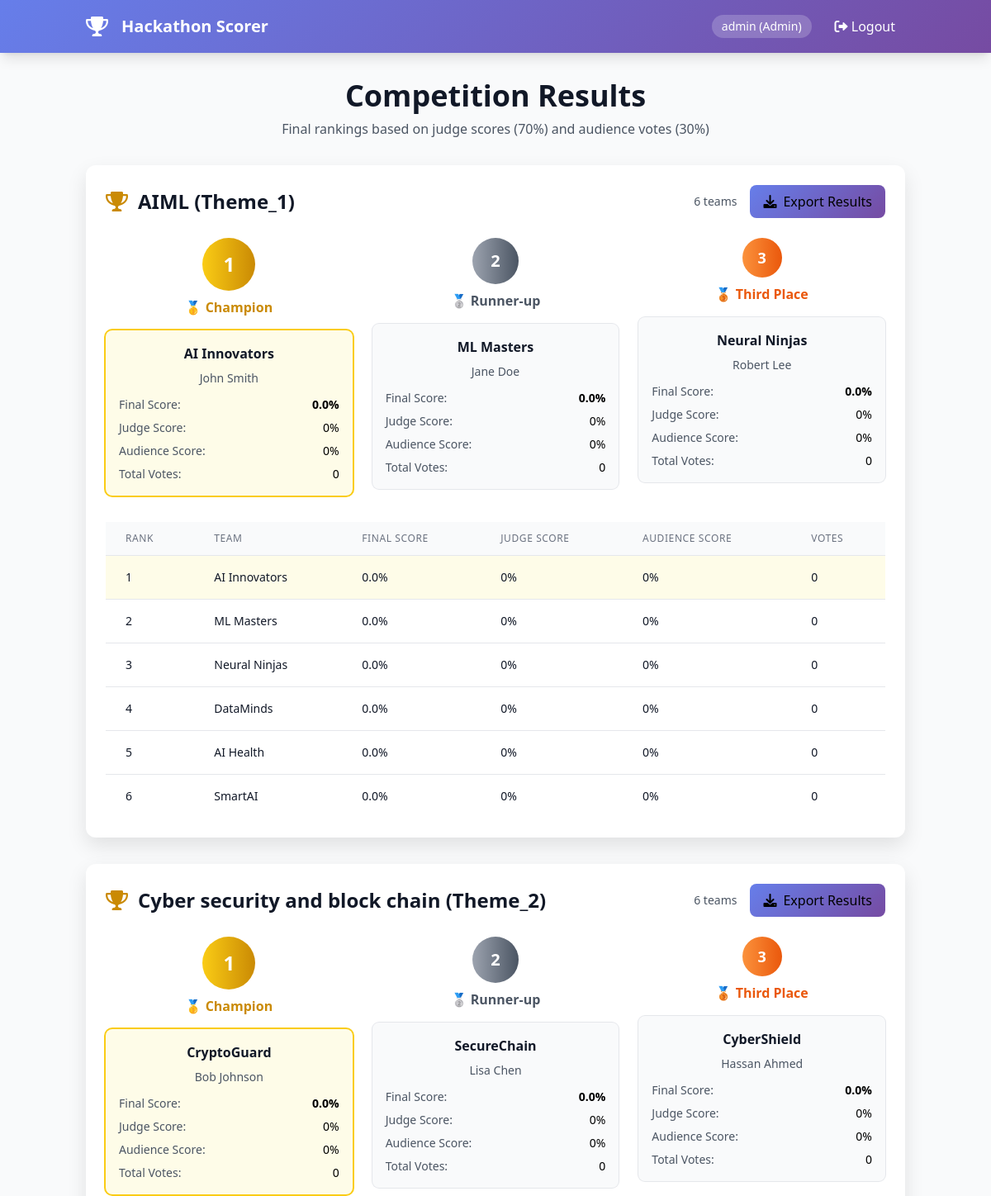
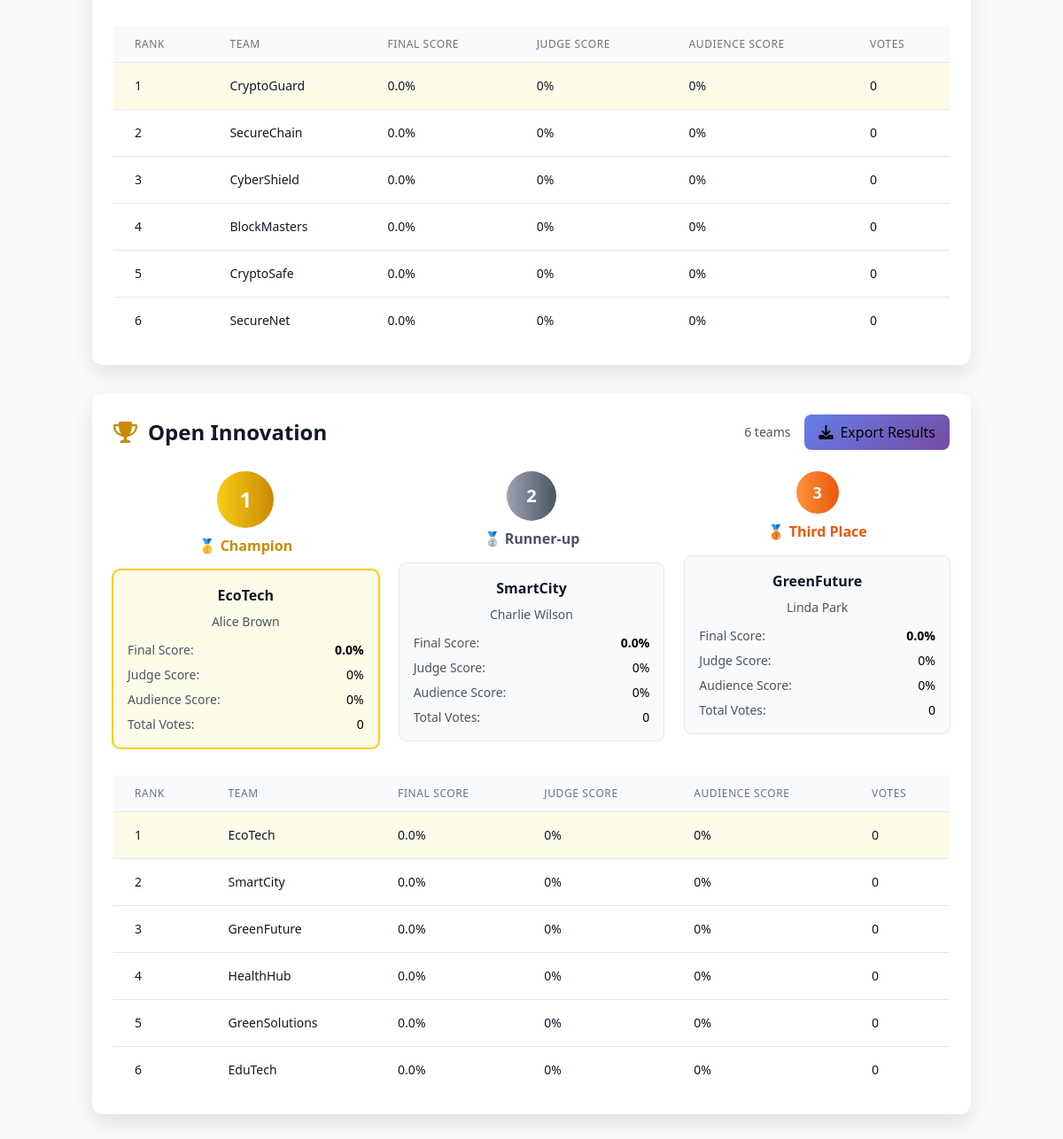
The page /results (signed in) on the database its author committed (2 pictures, top to bottom).
### app.py (models this page shows, shortened)
class User(UserMixin, db.Model):
    __tablename__ = 'users'
    id = db.Column(db.Integer, primary_key=True)
    username = db.Column(db.String(100), unique=True, nullable=False)
    password_hash = db.Column(db.String(200), nullable=False)
    role = db.Column(db.String(20), nullable=False)
    team_id = db.Column(db.Integer, db.ForeignKey('teams.id'), nullable=True)
    assigned_theme = db.Column(db.String(100), nullable=True)  # For judges' assigned theme

class Team(db.Model):
    __tablename__ = 'teams'
    id = db.Column(db.Integer, primary_key=True)
    name = db.Column(db.String(200), unique=True, nullable=False)
    theme = db.Column(db.String(100), nullable=False)
    leader_name = db.Column(db.String(100), nullable=False)
    description = db.Column(db.Text)
    members = db.Column(db.Text)  # Comma-separated list of member names
    created_at = db.Column(db.DateTime, default=lambda: datetime.now(UTC))
    judge_id = db.Column(db.Integer, db.ForeignKey('users.id'), nullable=True)  # Link to assigned judge
    scores = db.relationship('JudgeScore', backref='team', lazy=True)
    votes = db.relationship('Vote', backref='team', lazy=True)
    judge = db.relationship('User', foreign_keys=[judge_id], backref='assigned_teams')

### app.py (the view)
@app.route('/results')
@login_required
def results():
    if not current_user.is_authenticated:
        return redirect(url_for('login'))
    fixed_themes = ["AIML (Theme_1)", "Cyber security and block chain (Theme_2)", "Open Innovation"]
    results = {}
    user_theme = None
    if current_user.role == 'team_leader' and current_user.team_id:
        user_team = Team.query.get(current_user.team_id)
        if user_team:
            user_theme = user_team.theme
    themes_to_show = fixed_themes
    if current_user.role == 'team_leader':
        themes_to_show = [user_theme] if user_theme else []
    for theme in themes_to_show:
        teams = Team.query.filter_by(theme=theme).all()
        theme_results = []
        for team in teams:
            judge_scores = JudgeScore.query.filter_by(team_id=team.id).all()
            avg_judge_score = 0
            if judge_scores:
                total = sum(score.total_score for score in judge_scores)
                avg_judge_score = (total / len(judge_scores)) / 50 * 100
            votes = Vote.query.filter_by(team_id=team.id).all()
            vote_count = len(votes)
            vote_sum = sum(vote.score for vote in votes) if votes else 0
            avg_audience_score = (vote_sum / (vote_count * 5) * 100) if vote_count > 0 else 0
            final_score = (avg_judge_score * 0.7) + (avg_audience_score * 0.3)
            theme_results.append({
                'team': team,
                'final_score': round(final_score, 1),
                'judge_percentage': round(avg_judge_score, 1),
                'audience_percentage': round(avg_audience_score, 1),
                'vote_count': vote_count
            })
        results[theme] = sorted(
            theme_results,
            key=lambda x: x['final_score'],
            reverse=True
        )
    return render_template('results.html', results=results)

### app.py (called while the page is built)
@login_manager.user_loader
def load_user(user_id):
    return db.session.get(User, int(user_id))

### templates/results.html (shortened to what this page needs)
{% extends "base.html" %}
{% block content %}
<div class="space-y-8">
    <div class="text-center">
        <h1 class="text-4xl font-bold text-gray-900 mb-2">Competition Results</h1>
        <p class="text-gray-600">Final rankings based on judge scores (70%) and audience votes (30%)</p>
    </div>
    {% for theme, teams in results.items() %}
    <div class="bg-white rounded-xl card-shadow p-6">
        <div class="flex justify-between items-center mb-6">
            <h2 class="text-2xl font-bold text-gray-900 flex items-center">
                <i class="fas fa-trophy mr-3 text-yellow-600"></i>{{ theme }}
            </h2>
            <div class="flex items-center gap-4">
                <div class="text-sm text-gray-600">
                    {{ teams|length }} teams
                </div>
                <button class="btn btn-primary export-btn px-4 py-2 rounded-lg flex items-center gap-2" data-theme="{{ theme }}">
                    <i class="fas fa-download"></i>
                    Export Results
                </button>
            </div>
        </div>
        <div class="grid grid-cols-1 md:grid-cols-3 gap-6 mb-8">
            {% for team_data in teams[:3] %}
            <div class="relative">
                <div class="text-center mb-4">
                    {% if loop.index == 1 %}
                        <div class="w-16 h-16 mx-auto bg-gradient-to-r from-yellow-400 to-yellow-600 rounded-full flex items-center justify-center text-2xl font-bold text-white mb-2">1</div>
                        <div class="text-yellow-600 font-semibold">🥇 Champion</div>
                    {% elif loop.index == 2 %}
                        <div class="w-14 h-14 mx-auto bg-gradient-to-r from-gray-400 to-gray-600 rounded-full flex items-center justify-center text-xl font-bold text-white mb-2">2</div>
                        <div class="text-gray-600 font-semibold">🥈 Runner-up</div>
                    {% else %}
                        <div class="w-12 h-12 mx-auto bg-gradient-to-r from-orange-400 to-orange-600 rounded-full flex items-center justify-center text-lg font-bold text-white mb-2">3</div>
                        <div class="text-orange-600 font-semibold">🥉 Third Place</div>
                    {% endif %}
                </div>
                <div class="bg-gray-50 rounded-lg p-4 {{ 'ring-2 ring-yellow-400 bg-yellow-50' if loop.index == 1 else 'ring-1 ring-gray-200' }}">
                    <h3 class="font-bold text-gray-900 text-center mb-2">{{ team_data.team.name }}</h3>
                    <p class="text-sm text-gray-600 text-center mb-3">{{ team_data.team.leader_name }}</p>
                    <div class="space-y-2 text-sm">
                        <div class="flex justify-between">
                            <span class="text-gray-600">Final Score:</span>
                            <span class="font-semibold">{{ team_data.final_score }}%</span>
                        </div>
                        <div class="flex justify-between">
                            <span class="text-gray-600">Judge Score:</span>
                            <span>{{ team_data.judge_percentage }}%</span>
                        </div>
                        <div class="flex justify-between">
                            <span class="text-gray-600">Audience Score:</span>
                            <span>{{ team_data.audience_percentage }}%</span>
                        </div>
                        <div class="flex justify-between">
                            <span class="text-gray-600">Total Votes:</span>
                            <span>{{ team_data.vote_count }}</span>
                        </div>
                    </div>
                </div>
            </div>
            {% endfor %}
        </div>
        <div class="overflow-x-auto">
            <table class="min-w-full divide-y divide-gray-200">
                <thead>
                    <tr>
                        <th class="px-6 py-3 bg-gray-50 text-left text-xs font-medium text-gray-500 uppercase tracking-wider">Rank</th>
                        <th class="px-6 py-3 bg-gray-50 text-left text-xs font-medium text-gray-500 uppercase tracking-wider">Team</th>
                        <th class="px-6 py-3 bg-gray-50 text-left text-xs font-medium text-gray-500 uppercase tracking-wider">Final Score</th>
                        <th class="px-6 py-3 bg-gray-50 text-left text-xs font-medium text-gray-500 uppercase tracking-wider">Judge Score</th>
                        <th class="px-6 py-3 bg-gray-50 text-left text-xs font-medium text-gray-500 uppercase tracking-wider">Audience Score</th>
                        <th class="px-6 py-3 bg-gray-50 text-left text-xs font-medium text-gray-500 uppercase tracking-wider">Votes</th>
                    </tr>
                </thead>
                <tbody class="bg-white divide-y divide-gray-200">
                    {% for team_data in teams %}
                    <tr class="{{ 'bg-yellow-50' if loop.index == 1 }}">
                        <td class="px-6 py-4 whitespace-nowrap text-sm font-medium text-gray-900">{{ loop.index }}</td>
                        <td class="px-6 py-4 whitespace-nowrap text-sm text-gray-900">{{ team_data.team.name }}</td>
                        <td class="px-6 py-4 whitespace-nowrap text-sm text-gray-900">{{ team_data.final_score }}%</td>
                        <td class="px-6 py-4 whitespace-nowrap text-sm text-gray-900">{{ team_data.judge_percentage }}%</td>
                        <td class="px-6 py-4 whitespace-nowrap text-sm text-gray-900">{{ team_data.audience_percentage }}%</td>
                        <td class="px-6 py-4 whitespace-nowrap text-sm text-gray-900">{{ team_data.vote_count }}</td>
                    </tr>
                    {% endfor %}
                </tbody>
            </table>
        </div>
    </div>
    {% endfor %}
</div>
{% endblock %}

### templates/base.html (shortened to what this page needs)
<!DOCTYPE html>
<html lang="en">
<head>
    <script src="https://cdn.tailwindcss.com"></script>
    <link rel="stylesheet" href="https://cdnjs.cloudflare.com/ajax/libs/font-awesome/6.0.0/css/all.min.css">
</head>
<body class="bg-gray-50 min-h-screen">
    {% if current_user.is_authenticated %}
    <nav class="gradient-bg text-white shadow-lg">
        <div class="container mx-auto px-4">
            <div class="flex justify-between items-center py-4">
                <div class="flex items-center space-x-4">
                    <i class="fas fa-trophy text-2xl"></i>
                    <h1 class="text-xl font-bold">Hackathon Scorer</h1>
                </div>
                <div class="flex items-center space-x-4">
                    <span class="bg-white/20 px-3 py-1 rounded-full text-sm">
                        {{ current_user.username }} ({{ current_user.role.title() }})
                    </span>
                    <a href="{{ url_for('logout') }}" class="hover:bg-white/20 px-3 py-1 rounded transition">
                        <i class="fas fa-sign-out-alt"></i> Logout
                    </a>
                </div>
            </div>
        </div>
    </nav>
    {% endif %}
    <main class="container mx-auto px-4 py-8">
        {% block content %}{% endblock %}
    </main>
</body>
</html>

### templates/base.html (style rules this page uses)
.gradient-bg { background: linear-gradient(135deg, #667eea 0%, #764ba2 100%); }
.card-shadow { box-shadow: 0 10px 25px rgba(0,0,0,0.1); }
.btn-primary { background: linear-gradient(135deg, #667eea 0%, #764ba2 100%); transition: all 0.3s ease; }

### rows shown on the page
User: username "admin", role "Admin"
Team: team.name "AI Innovators", team.leader_name "John Smith", team.name "AI Innovators"
Team: team.name "ML Masters", team.leader_name "Jane Doe", team.name "ML Masters"
Team: team.name "Neural Ninjas", team.leader_name "Robert Lee", team.name "Neural Ninjas"
Team: team.name "DataMinds"
Team: team.name "AI Health"
Team: team.name "SmartAI"
Team: team.name "CryptoGuard", team.leader_name "Bob Johnson", team.name "CryptoGuard"
Team: team.name "SecureChain", team.leader_name "Lisa Chen", team.name "SecureChain"
Team: team.name "CyberShield", team.leader_name "Hassan Ahmed", team.name "CyberShield"
Team: team.name "BlockMasters"
Team: team.name "CryptoSafe"
Team: team.name "SecureNet"
Team: team.name "EcoTech", team.leader_name "Alice Brown", team.name "EcoTech"
Team: team.name "SmartCity", team.leader_name "Charlie Wilson", team.name "SmartCity"
Team: team.name "GreenFuture", team.leader_name "Linda Park", team.name "GreenFuture"
Team: team.name "HealthHub"
Team: team.name "GreenSolutions"
Team: team.name "EduTech"

### other values the page prints
{{ theme }} "AIML (Theme_1)" "Cyber security and block chain (Theme_2)" "Open Innovation"
{{ teams|length }} "6" "6" "6"
{{ team_data.final_score }} "0.0" "0.0" "0.0" "0.0" "0.0" "0.0" "0.0" "0.0" "0.0"
{{ team_data.judge_percentage }} "0" "0" "0" "0" "0" "0" "0" "0" "0"
{{ team_data.audience_percentage }} "0" "0" "0" "0" "0" "0" "0" "0" "0"
{{ team_data.vote_count }} "0" "0" "0" "0" "0" "0" "0" "0" "0"
{{ team_data.final_score }} "0.0" "0.0" "0.0" "0.0" "0.0" "0.0" "0.0" "0.0" "0.0" "0.0" "0.0" "0.0" "0.0" "0.0" "0.0" "0.0" "0.0" "0.0"
{{ team_data.judge_percentage }} "0" "0" "0" "0" "0" "0" "0" "0" "0" "0" "0" "0" "0" "0" "0" "0" "0" "0"
{{ team_data.audience_percentage }} "0" "0" "0" "0" "0" "0" "0" "0" "0" "0" "0" "0" "0" "0" "0" "0" "0" "0"
{{ team_data.vote_count }} "0" "0" "0" "0" "0" "0" "0" "0" "0" "0" "0" "0" "0" "0" "0" "0" "0" "0"
